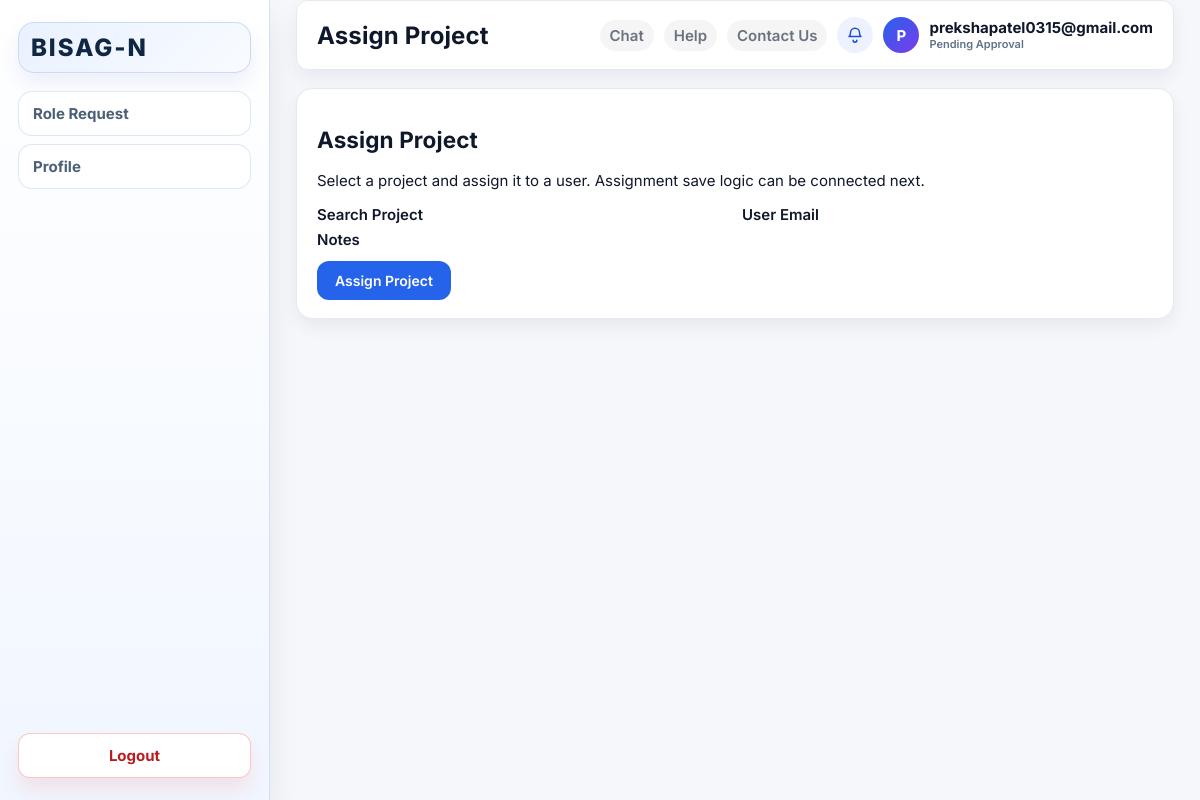
Page /chat/ (signed in) on the committed database.
### core/models.py (models this page shows, shortened)
class User(AbstractUser):
    class Role(models.TextChoices):
        SUPER_ADMIN = "super_admin", "Super Admin"
        DIRECTOR = "director", "Director"
        PROJECT_DIRECTOR = "project_director", "Project Director"
        PROJECT_MANAGER = "project_manager", "Project Manager"
        ASSISTANT_PROJECT_MANAGER = "assistant_project_manager", "Assistant Project Manager"
        DEVELOPER = "developer", "Developer"
        PENDING = "pending", "Pending Approval"
    role = models.CharField(max_length=40, choices=Role.choices)

### core/views.py (the view)
# urls.py: path("chat/", chat_view, name="chat_page"),
@login_required
def chat_view(request):
    return render(request, "core/director_chat.html")

### templates/core/director_chat.html (shortened to what this page needs)
{% load static %}
<!DOCTYPE html>
<html lang="en">
<head>
    <link rel="stylesheet" href="{% static 'core/styles.css' %}">
</head>
<body class="director-page">
    <div class="director-layout">
        {% include "core/sidebar.html" %}
        <div class="director-content">
            {% with topbar_title=page_title|default:"Assign Project" %}
                {% include "core/topbar.html" with page_title=topbar_title %}
            {% endwith %}
            <section class="panel assign-panel">
                <h2>{{ page_title|default:"Assign Project" }}</h2>
                <p class="assign-subtitle">Select a project and assign it to a user. Assignment save logic can be connected next.</p>
                <form method="post">
                    <div class="director-form-grid">
                        <div>
                            <label for="{{ form.search_project.id_for_label }}">Search Project</label>
                        </div>
                        <div>
                            <label for="{{ form.assigned_to.id_for_label }}">User Email</label>
                        </div>
                    </div>
                    <div class="form-full">
                        <label for="{{ form.notes.id_for_label }}">Notes</label>
                    </div>
                    <div class="form-actions">
                        <button type="submit" class="save-btn">{{ page_title|default:"Assign Project" }}</button>
                    </div>
                </form>
            </section>
        </div>
    </div>
</body>
</html>

### templates/core/topbar.html (shortened to what this page needs)
<header class="director-topbar">
    <h1>{{ page_title }}</h1>
    <div class="director-user">
        <a class="top-action-link{% if topbar_active == 'chat' %} top-action-active{% endif %}" href="{% url 'chat_page' %}">Chat</a>
        <a class="top-action-link{% if topbar_active == 'help' %} top-action-active{% endif %}" href="{% url 'help_page' %}">Help</a>
        <a class="top-action-link{% if topbar_active == 'contact' %} top-action-active{% endif %}" href="{% url 'contact_us' %}">Contact Us</a>
        <a class="notify-btn" href="{% url 'notifications_page' %}" aria-label="Notifications">
            <svg class="notify-icon" viewBox="0 0 24 24" aria-hidden="true">
                <path d="M6 9a6 6 0 1 1 12 0c0 4 2 5 2 5H4s2-1 2-5Z" fill="none" stroke="currentColor" stroke-width="2" stroke-linejoin="round"/>
                <path d="M9.5 19a2.5 2.5 0 0 0 5 0" fill="none" stroke="currentColor" stroke-width="2" stroke-linecap="round"/>
            </svg>
        </a>
        <div class="avatar">{{ user.username|slice:":1"|upper }}</div>
        <div class="topbar-user-meta">
            <span class="topbar-user-email">{{ user.email|default:user.username }}</span>
            <span class="topbar-user-role">{{ user.get_role_display|default:"" }}</span>
        </div>
    </div>
</header>

### core/static/core/styles.css (style rules this page uses)
:root { --font-body: "Inter", "Segoe UI", Tahoma, Geneva, Verdana, sans-serif; --font-display: "Inter", "Segoe UI", Tahoma, Geneva, Verdana, sans-serif; --bg: #f5f7fb; --bg-soft: #eef2f7; --surface: #ffffff; --surface-alt: #f6f8fb; --nav: #ffffff; --nav-soft: #f8fafc; --text: #0f172a; --muted: #6b7280; --border: #e5e9f0; --accent: #2563eb; --accent-2: #0ea5e9; --accent-3: #f59e0b; --accent-4: #ef4444; --accent-5: #7c3aed; --shadow: 0 18px 36px rgba(15, 23, 42, 0.08); --shadow-soft: 0 8px 18px rgba(15, 23, 42, 0.06); --radius-lg: 16px; --radius-md: 12px; --radius-sm: 8px; }
* { box-sizing: border-box; }
body { margin: 0; font-family: var(--font-body); font-size: 15px; color: var(--text); background: linear-gradient(180deg, #f9fbff 0%, #f5f7fb 100%); min-height: 100vh; overflow: hidden; }
a { color: inherit; text-decoration: none; }
h1, h2, h3, h4 { font-family: var(--font-display); letter-spacing: 0.005em; }
input, select, textarea, button { font-family: inherit; font-size: 14px; }
button, .button-link, .action-btn, .save-btn, .cancel-btn { border: none; border-radius: 10px; padding: 10px 16px; font-weight: 600; cursor: pointer; transition: transform 0.2s ease, box-shadow 0.2s ease, background 0.2s ease; }
.director-page { background: var(--bg); }
.director-layout { display: grid; grid-template-columns: 270px 1fr; height: 100vh; }
.director-content { padding: 0 26px 32px; overflow-y: auto; height: 100vh; }
.director-topbar { background: #fff; border-radius: var(--radius-md); padding: 16px 20px; margin: 0 0 18px; display: flex; justify-content: space-between; align-items: center; position: sticky; top: 0; z-index: 10; border: 1px solid var(--border); box-shadow: var(--shadow-soft); }
.director-topbar h1 { margin: 0; font-size: 24px; color: var(--text); }
.director-user { display: flex; align-items: center; gap: 10px; font-weight: 600; color: var(--muted); }
.top-action-link { color: var(--muted); font-weight: 600; padding: 6px 10px; border-radius: 999px; background: rgba(15, 23, 42, 0.04); }
.notify-btn { width: 36px; height: 36px; border-radius: 50%; display: inline-flex; align-items: center; justify-content: center; background: #eef2ff; color: #1d4ed8; }
.notify-icon { width: 18px; height: 18px; }
.avatar { width: 36px; height: 36px; border-radius: 50%; display: inline-flex; align-items: center; justify-content: center; background: linear-gradient(135deg, var(--accent), var(--accent-5)); color: #fff; font-weight: 700; }
.topbar-user-meta { display: flex; flex-direction: column; gap: 2px; line-height: 1.1; }
.topbar-user-email { color: var(--text); font-weight: 700; font-size: 15px; }
.topbar-user-role { font-size: 11px; color: #5f7389; font-weight: 600; }
.panel { background: var(--surface); border-radius: var(--radius-lg); padding: 18px 20px; border: 1px solid var(--border); box-shadow: var(--shadow-soft); }
.save-btn { border-radius: 12px; padding: 11px 18px; }
.form-actions { display: flex; gap: 10px; flex-wrap: wrap; margin-top: 6px; }
.director-form-grid { display: grid; grid-template-columns: repeat(auto-fit, minmax(220px, 1fr)); gap: 14px; }
.director-form-grid label, .form-full label { display: block; font-weight: 600; margin-bottom: 6px; }
.form-full { display: grid; gap: 10px; }
.form-actions { display: flex; gap: 10px; flex-wrap: wrap; }
.save-btn { background: var(--accent); color: #fff; }

### rows in the picture
User: username "P", email "prekshapatel0315@gmail.com", role "Pending Approval"

### other values in the picture
{{ page_title }} "Assign Project"
{{ page_title|default:"Assign Project" }} "Assign Project"
